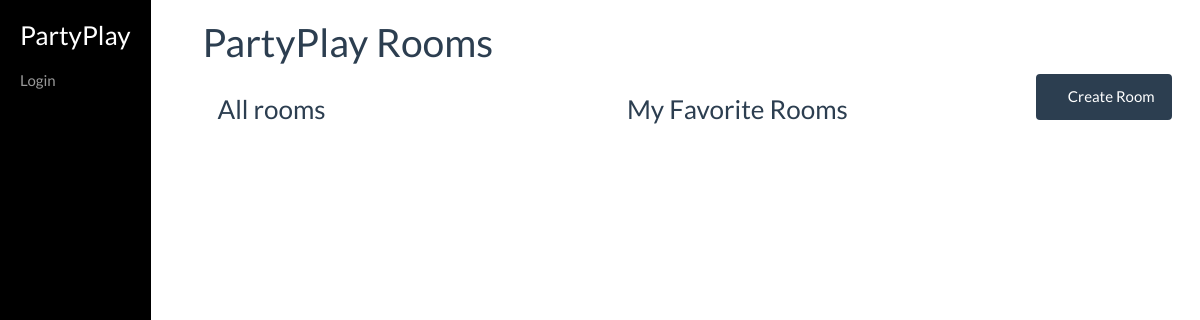
Before: /partyplay/ with the older database file.
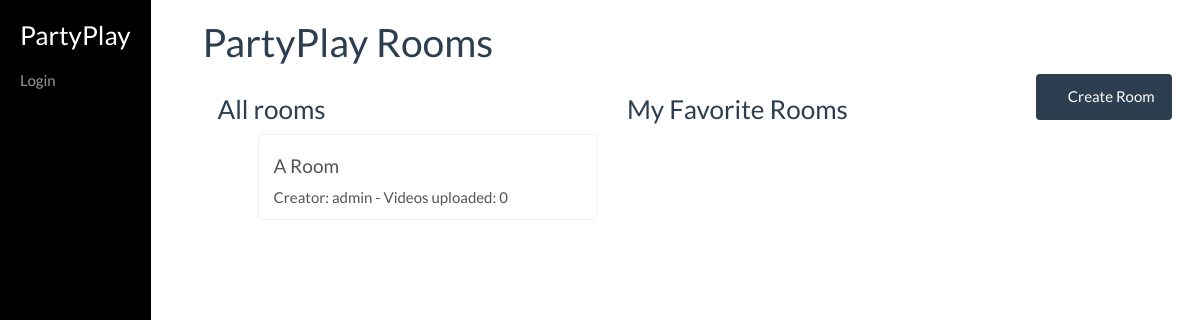
After: the same page with the newer database file.
### PartyPlay/models.py (models this page shows, shortened)
class Room(models.Model):
    name = models.CharField(max_length=200)
    url = models.CharField(max_length=200, default='', primary_key=True)
    public = models.BooleanField(default=True)
    creator = models.ForeignKey(User, on_delete=models.SET_NULL, null=True)
    current_video = models.ForeignKey('Video', null=True, blank=True,  on_delete=models.SET_NULL, related_name='currently_playing')
    next_time = models.DateTimeField(null=True, blank=True)
    favorite_users = models.ManyToManyField(User, blank=True, related_name='favorite_users')
    pass

### PartyPlay/views.py (the view)
class RoomModelListView(generic.ListView):
    model = Room
    context_object_name = 'room_list'
    template_name = 'partyplay/roommodel_list.html'
    def get_context_data(self, **kwargs):
        context = super(RoomModelListView, self).get_context_data(**kwargs)
        favorite_room_list = []
        for room in context['room_list'].all():
            if self.request.user in room.favorite_users.all():
                favorite_room_list.append(room)
        context['favorite_room_list'] = favorite_room_list
        return context

### PartyPlay/templates/partyplay/roommodel_list.html (shortened to what this page needs)
{% extends 'base_generic.html' %}
{% block content %}
<h1>PartyPlay Rooms</h1>
    <div class="col-sm-5">
        <h3>All rooms</h3>
        <div class="list-group">
          <ul>
            {% for room in room_list %}
                    <a href="{%  url 'room-detail-view' room.pk %}" class="list-group-item list-group-item-action"><h4>{{ room.name }}</h4> Creator: {{ room.creator.username }}   -  Videos uploaded: {{ room.video_set.count }}</a>
            {% endfor %}
          </ul>
        </div>
    </div>
    <div class="col-sm-5">
        <h3>My Favorite Rooms</h3>
        <div class="list-group">
        </div>
    </div>
    <div class="col-sm-2">
        <a href="{% url 'add-room' %}" class="btn btn-primary"><span class="glyphicon glyphicon-plus-sign"></span> Create Room</a>
    </div>
{% endblock %}

### PartyPlay/templates/base_generic.html (shortened to what this page needs)
<!DOCTYPE html>
<html lang="en">
<head>
    <link rel="stylesheet" href="https://maxcdn.bootstrapcdn.com/bootstrap/4.0.0-alpha/css/bootstrap.min.css">
    <link href="//netdna.bootstrapcdn.com/bootstrap/3.0.0/css/bootstrap-glyphicons.css" rel="stylesheet">
  {% load static %}
    <link rel="stylesheet" href="{% static 'css/styles.css' %}">
    <link rel="stylesheet" href="{% static 'css/bootstrap.css' %}">
    <link href="{% static 'css/sidebar.css'%}" rel="stylesheet">
</head>
<body>
<div class="container-fluid" id="wrapper">
    <div class="row">
      <div class="col-sm-2">
      {% block sidebar %}
        <div id="sidebar-wrapper" class="visible-md visible-lg visible-xl">
            <ul class="sidebar-nav">
                <li><a href="{% url 'rooms' %}"><h3 id="sidebar-title">PartyPlay</h3></a></li>
                {% if user.is_authenticated %}
                    <li><a href="{% url 'user-profile' %}">{{ user.get_username }}</a></li>
                    <li><a href="{% url 'logout'%}?next={{request.path}}">Logout</a></li>
                  {% else %}
                     <li><a href="{% url 'login'%}?next={{request.path}}">Login</a></li>
                {% endif %}
            </ul>
        </div>
     {% endblock %}
      </div>
      <div class="col-sm-10 ">
      {% block content %}{% endblock %}
      </div>
    </div>
</div>
</body>
</html>

### PartyPlay/static/css/styles.css (style rules this page uses)
body { padding-left: 0; margin-left: 0; border:0 }

### PartyPlay/static/css/sidebar.css (style rules this page uses)
#wrapper { padding-left:0; margin-right:0; margin-left: 0; }
#sidebar-wrapper { position: fixed; padding:0; height: 100%; background: #000; display:inline-block; }
.sidebar-nav { top: 0; margin: 0; margin-right: 20px; padding: 0; list-style: none; display: inline-block; }
.sidebar-nav li { text-indent: 20px; line-height: 40px; }
.sidebar-nav li a { display: block; text-decoration: none; color: #999999; }
#sidebar-title { color: #fff; }

Changed rows visible on the page:
added Room: name "A Room", creator.username "admin", video_set.count "0"
